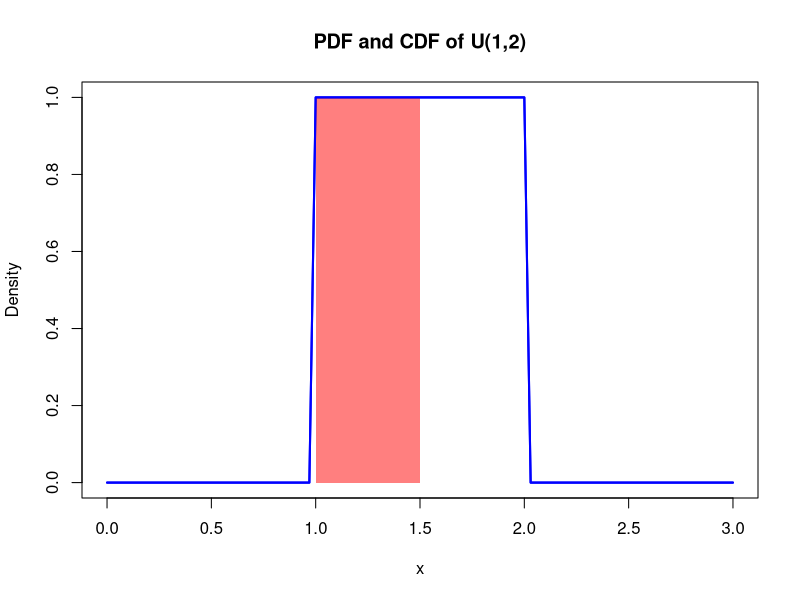
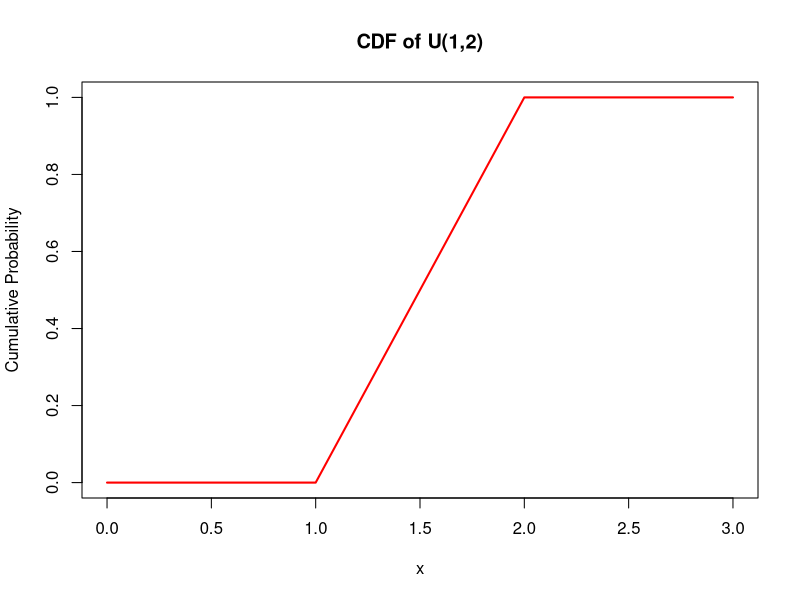
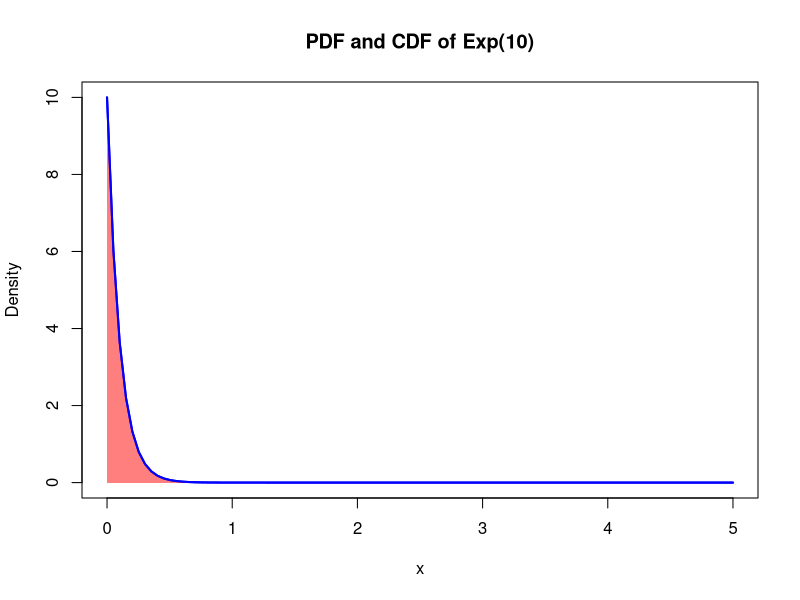
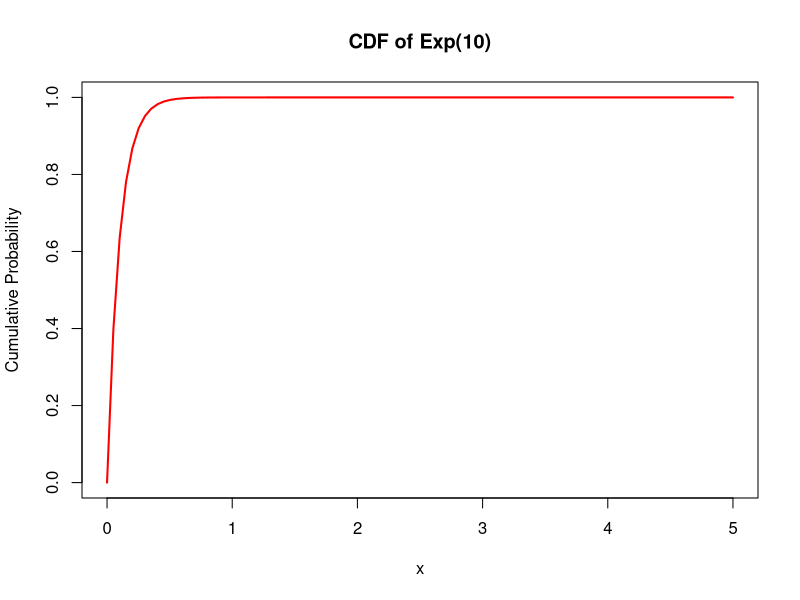
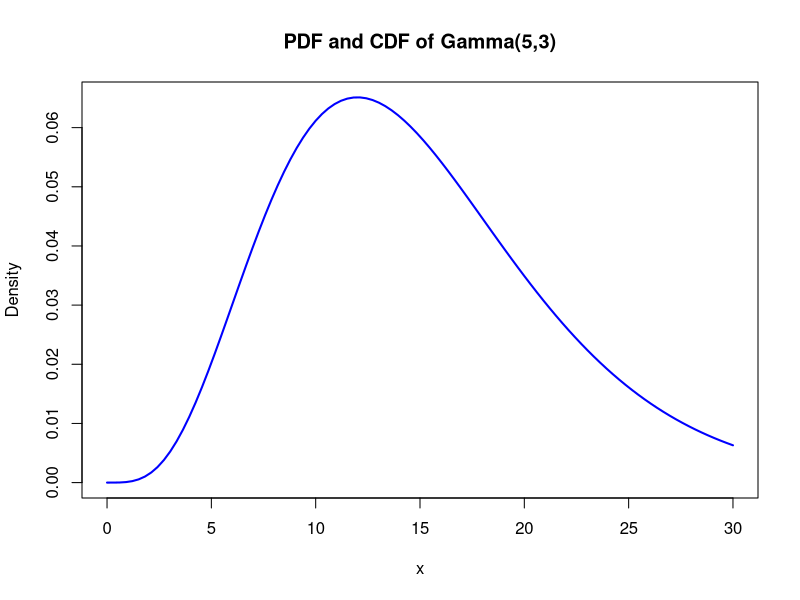
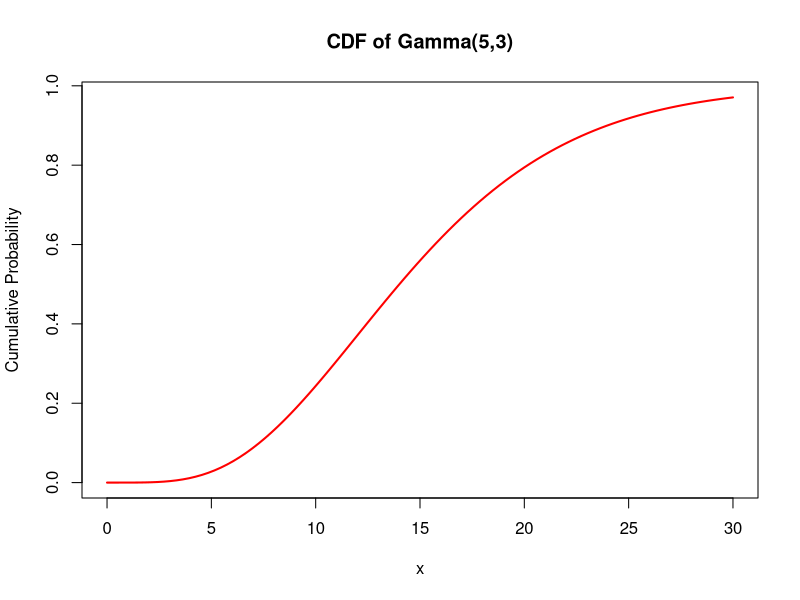
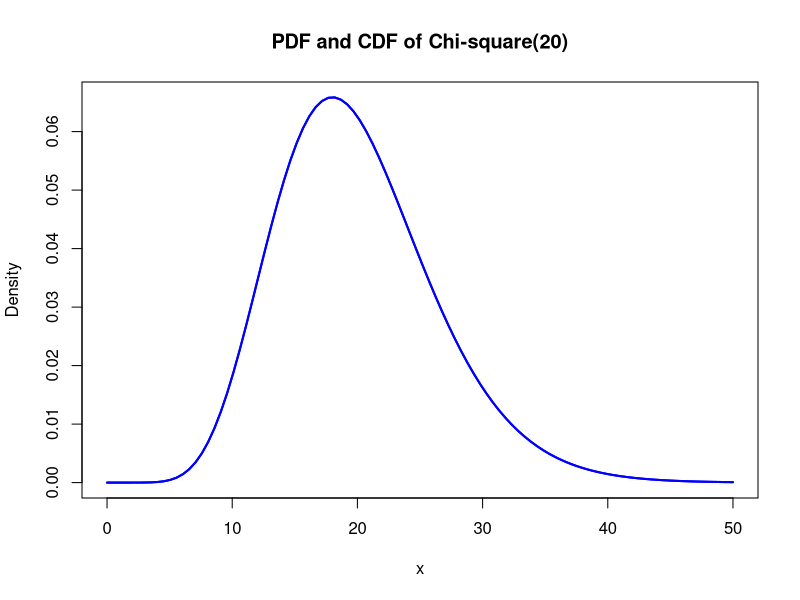
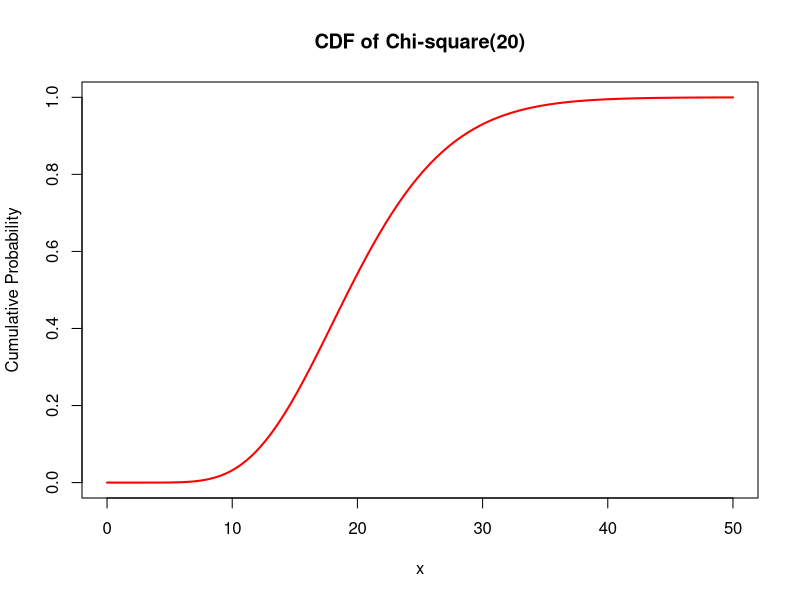

The R source for these figures, in order:
#Ex10: Plot the PDF and CPDF for the uniform distribution U(1,2). Find a way to shade the region under the PDF up to x = 1.5.
# Define the range
x <- seq(0, 3, length.out = 100)
# PDF of U(1,2)
pdf_uniform <- ifelse(x >= 1 & x <= 2, 1, 0)
# CDF of U(1,2)
cdf_uniform <- pmax(0, pmin(x - 1, 1))
# Plot PDF
plot(x, pdf_uniform, type = "l", col = "blue", lwd = 2, ylab = "Density", xlab = "x", main = "PDF and CDF of U(1,2)")
polygon(c(1, seq(1, 1.5, length.out = 50), 1.5), c(0, rep(1, 50), 0), col = rgb(1, 0, 0, 0.5), border = NA) # Shading
lines(x, pdf_uniform, col = "blue", lwd = 2)
# Plot CDF
plot(x, cdf_uniform, type = "l", col = "red", lwd = 2, ylab = "Cumulative Probability", xlab = "x", main = "CDF of U(1,2)")




#Ex11:Plot the PDF and CPDF for the exponential distribution with λ = 10. Shade the region under the PDF up to x = 2.8.
# Define the range
x <- seq(0, 5, length.out = 100)
# PDF and CDF of Exponential(10)
pdf_exp <- dexp(x, rate = 10)
cdf_exp <- pexp(x, rate = 10)
# Plot PDF
plot(x, pdf_exp, type = "l", col = "blue", lwd = 2, ylab = "Density", xlab = "x", main = "PDF and CDF of Exp(10)")
polygon(c(0, seq(0, 2.8, length.out = 50), 2.8), c(0, dexp(seq(0, 2.8, length.out = 50), rate = 10), 0), col = rgb(1, 0, 0, 0.5), border = NA)
lines(x, pdf_exp, col = "blue", lwd = 2)
# Plot CDF
plot(x, cdf_exp, type = "l", col = "red", lwd = 2, ylab = "Cumulative Probability", xlab = "x", main = "CDF of Exp(10)")




#Ex12: Plot the PDF and CPDF for the Gamma distribution with α = 5 and θ = 3.
# Define the range
x <- seq(0, 30, length.out = 100)
# PDF and CDF of Gamma(5,3)
pdf_gamma <- dgamma(x, shape = 5, scale = 3)
cdf_gamma <- pgamma(x, shape = 5, scale = 3)
# Plot PDF
plot(x, pdf_gamma, type = "l", col = "blue", lwd = 2, ylab = "Density", xlab = "x", main = "PDF and CDF of Gamma(5,3)")
# Plot CDF
plot(x, cdf_gamma, type = "l", col = "red", lwd = 2, ylab = "Cumulative Probability", xlab = "x", main = "CDF of Gamma(5,3)")



#Ex13: Plot the PDF and CPDF for the Chi-square distribution for 20 degrees of freedom. Shade the region under the PDF up to x = 1.0.
# Define the range
x <- seq(0, 50, length.out = 100)
# PDF and CDF of Chi-square(20)
pdf_chisq <- dchisq(x, df = 20)
cdf_chisq <- pchisq(x, df = 20)
# Plot PDF
plot(x, pdf_chisq, type = "l", col = "blue", lwd = 2, ylab = "Density", xlab = "x", main = "PDF and CDF of Chi-square(20)")
polygon(c(0, seq(0, 1, length.out = 50), 1), c(0, dchisq(seq(0, 1, length.out = 50), df = 20), 0), col = rgb(1, 0, 0, 0.5), border = NA)
lines(x, pdf_chisq, col = "blue", lwd = 2)
# Plot CDF
plot(x, cdf_chisq, type = "l", col = "red", lwd = 2, ylab = "Cumulative Probability", xlab = "x", main = "CDF of Chi-square(20)")











